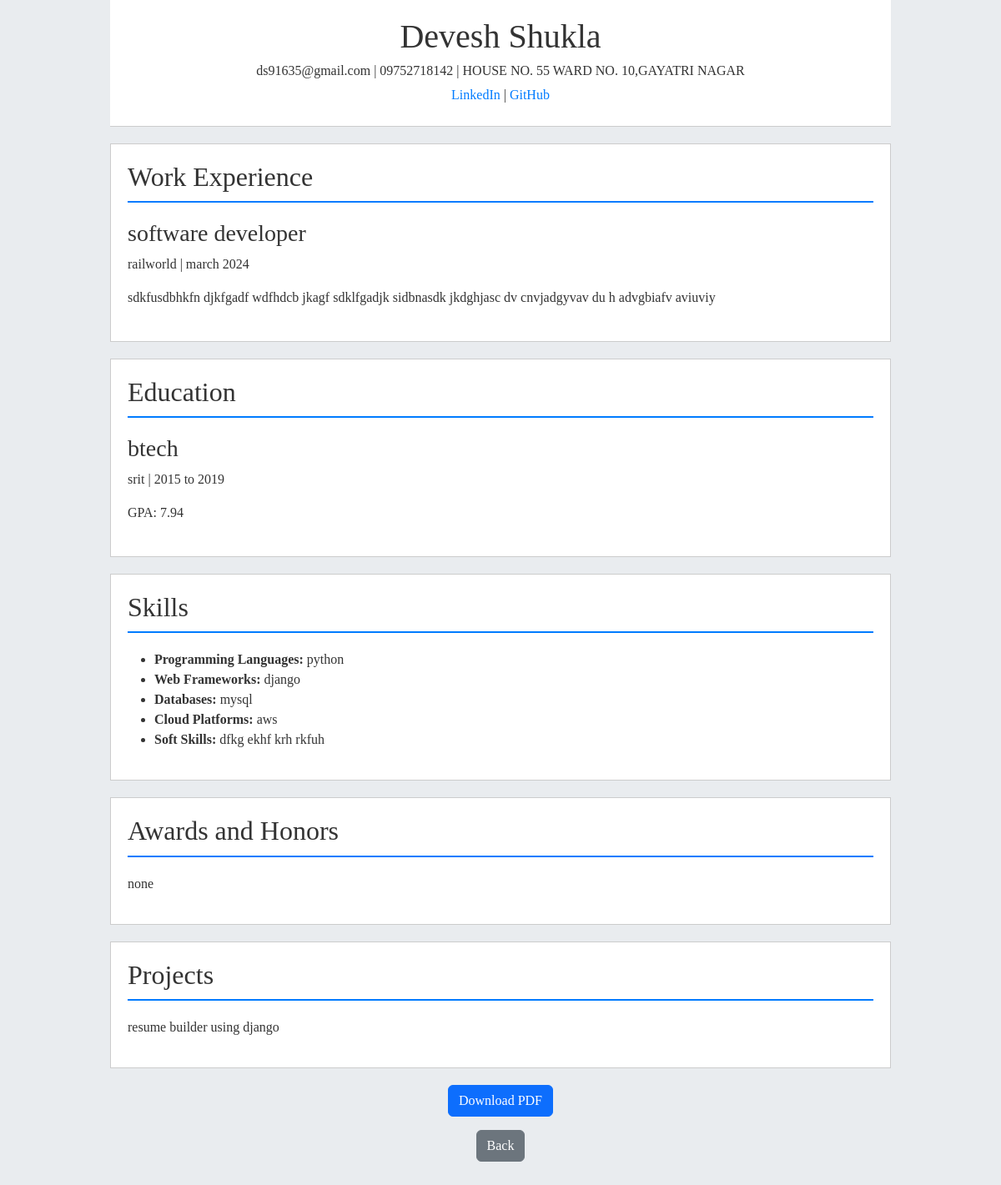
The app's page /resume_template_elegant/ (signed in) with its own data.
### resume/models.py (models this page shows)
class Resume(models.Model):
    user = models.OneToOneField(User, on_delete=models.CASCADE)
    full_name = models.CharField(max_length=100)
    email = models.EmailField()
    phone = models.CharField(max_length=15)
    address = models.TextField()
    linkedin_profile = models.URLField(blank=True, null=True)
    github_profile = models.URLField(blank=True, null=True)
    company_name = models.CharField(max_length=100, blank=True, null=True)
    job_title = models.CharField(max_length=100, blank=True, null=True)
    employment_dates = models.CharField(max_length=100, blank=True, null=True)
    job_description = models.TextField(blank=True, null=True)
    institution_name = models.CharField(max_length=100, blank=True, null=True)
    degree = models.CharField(max_length=100, blank=True, null=True)
    attendance_dates = models.CharField(max_length=100, blank=True, null=True)
    gpa = models.CharField(max_length=10, blank=True, null=True)
    programming_languages = models.TextField(blank=True, null=True)
    web_frameworks = models.TextField(blank=True, null=True)
    databases = models.TextField(blank=True, null=True)
    cloud_platforms = models.TextField(blank=True, null=True)
    soft_skills = models.TextField(blank=True, null=True)
    awards = models.TextField(blank=True, null=True)
    projects = models.TextField(blank=True, null=True)

### resume/views.py (the view)
# urls.py: path('resume_template_elegant/', views.resume_template_elegant, name='resume_template_elegant'),
@login_required
def resume_template_elegant(request):
    resume = get_object_or_404(Resume, user=request.user)
    return render(request, 'resume_template_elegant.html', {'resume': resume})

### resume/templates/resume_template_elegant.html (shortened to what this page needs)
<!DOCTYPE html>
<html lang="en">
<head>
    <link href="https://cdn.jsdelivr.net/npm/bootstrap@5.3.3/dist/css/bootstrap.min.css" rel="stylesheet">
</head>
<body>
    <div class="container">
        <div class="header">
            <h1>{{ resume.full_name }}</h1>
            <p>{{ resume.email }} | {{ resume.phone }} | {{ resume.address }}</p>
            <p><a href="{{ resume.linkedin_profile }}" target="_blank">LinkedIn</a> | <a href="{{ resume.github_profile }}" target="_blank">GitHub</a></p>
        </div>
        <div class="section">
            <h2>Work Experience</h2>
            {% if resume.company_name %}
                <div class="experience">
                    <h3>{{ resume.job_title }}</h3>
                    <p>{{ resume.company_name }} | {{ resume.employment_dates }}</p>
                    <p>{{ resume.job_description }}</p>
                </div>
            {% else %}
                <p>No work experience provided.</p>
            {% endif %}
        </div>
        <div class="section">
            <h2>Education</h2>
            {% if resume.institution_name %}
                <div class="education">
                    <h3>{{ resume.degree }}</h3>
                    <p>{{ resume.institution_name }} | {{ resume.attendance_dates }}</p>
                    <p>GPA: {{ resume.gpa }}</p>
                </div>
            {% else %}
                <p>No education details provided.</p>
            {% endif %}
        </div>
        <div class="section">
            <h2>Skills</h2>
            <ul>
                {% if resume.programming_languages %}<li><strong>Programming Languages:</strong> {{ resume.programming_languages }}</li>{% endif %}
                {% if resume.web_frameworks %}<li><strong>Web Frameworks:</strong> {{ resume.web_frameworks }}</li>{% endif %}
                {% if resume.databases %}<li><strong>Databases:</strong> {{ resume.databases }}</li>{% endif %}
                {% if resume.cloud_platforms %}<li><strong>Cloud Platforms:</strong> {{ resume.cloud_platforms }}</li>{% endif %}
                {% if resume.soft_skills %}<li><strong>Soft Skills:</strong> {{ resume.soft_skills }}</li>{% endif %}
            </ul>
        </div>
        <div class="section">
            <h2>Awards and Honors</h2>
            {% if resume.awards %}<p>{{ resume.awards }}</p>{% else %}<p>No awards or honors provided.</p>{% endif %}
        </div>
        <div class="section">
            <h2>Projects</h2>
            {% if resume.projects %}<p>{{ resume.projects }}</p>{% else %}<p>No projects provided.</p>{% endif %}
        </div>
    </div>
    <div class="card-footer text-center">
        <a href="{% url 'resume_pdf' %}" class="btn btn-primary">Download PDF</a>
    </div>
    <div class="text-center mt-3">
        <a href="{% url 'template_page' %}" class="btn btn-secondary" style="margin-bottom:50px;">Back</a>
    </div>
</body>
</html>

### resume/templates/resume_template_elegant.html (style rules this page uses)
body { font-family: 'Georgia', serif; background-color: #e9ecef; color: #333; margin: 0; padding: 0; }
.container { width: 80%; margin: auto; overflow: hidden; }
.header { background: #fff; padding: 20px; text-align: center; border-bottom: 1px solid #ccc; }
.header h1 { margin: 0; font-size: 2.5em; }
.header p { margin: 5px 0; }
.header a { color: #007bff; text-decoration: none; }
.section { background: #fff; margin: 20px 0; padding: 20px; border: 1px solid #ccc; }
.section h2 { border-bottom: 2px solid #007bff; padding-bottom: 10px; margin-bottom: 20px; }
.section .experience, .section .education { margin-bottom: 20px; }

### records on screen
Resume: full_name "Devesh Shukla", email "ds91635@gmail.com", phone "09752718142", address "HOUSE NO. 55 WARD NO. 10,GAYATRI NAGAR", job_title "software developer", company_name "railworld", employment_dates "march 2024", job_description "sdkfusdbhkfn djkfgadf wdfhdcb jkagf sdklfgadjk sidbnasdk jkdghjasc dv cnvjadgyvav du h advgbiafv aviuviy", degree "btech", institution_name "srit", attendance_dates "2015 to 2019", gpa "7.94", programming_languages "python", web_frameworks "django", databases "mysql", cloud_platforms "aws", soft_skills "dfkg ekhf krh rkfuh", awards "none", projects "resume builder using django"
